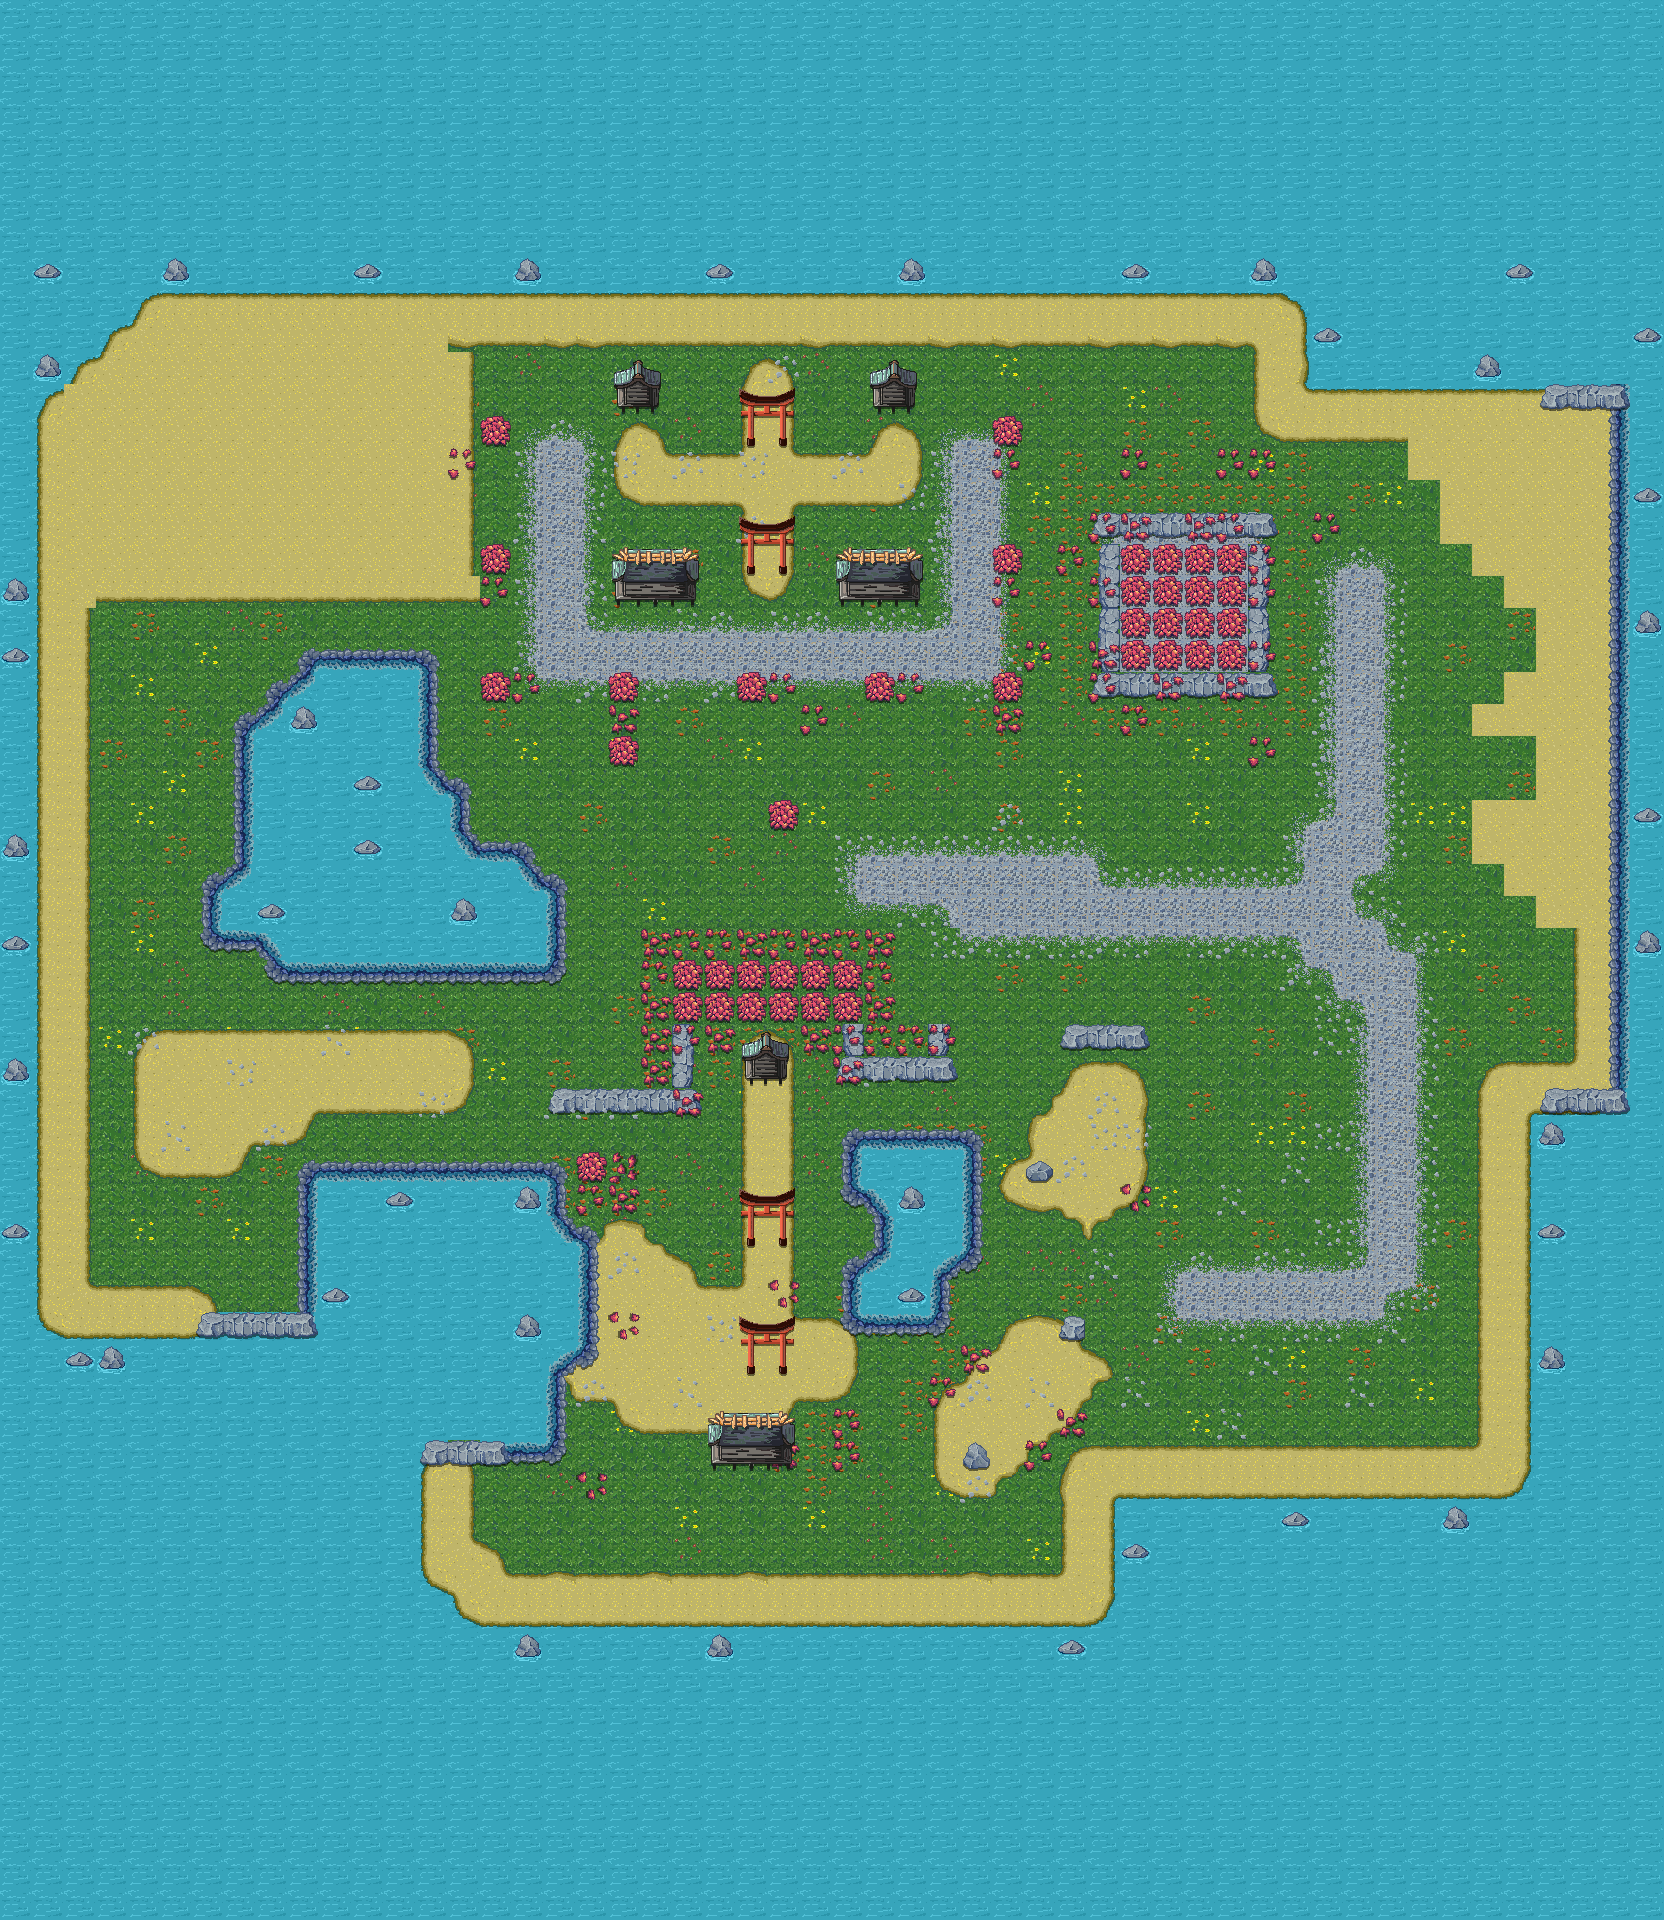

A level layout from a 2D game, rendered from its tile map. Below: a short description, then the map file with tile-grid data replaced by summaries:
An orthogonal 52x60 tile map with 32x32 px tiles, 7 tile layers (Ground Base, Water, Detail Terrain, Detail Objects, ...) and 41 objects (goblin(kurkku), giblin(kurkku), player).

<map version="1.10" tiledversion="1.10.2" orientation="orthogonal" renderorder="right-down" width="52" height="60" tilewidth="32" tileheight="32" infinite="0" nextlayerid="12" nextobjectid="7">
 <editorsettings>
  <export target="Syysjam23Map.json" format="json" />
 </editorsettings>
 <tileset firstgid="1" name="Ground" tilewidth="32" tileheight="32" tilecount="256" columns="16">
  <image source="Ground.png" width="512" height="512" />
  <tile id="9">
   <objectgroup draworder="index" id="2">
    <object id="1" x="3.99787" y="17.0122" width="27.9851" height="14.8857" />
   </objectgroup>
  </tile>
  <tile id="10">
   <objectgroup draworder="index" id="2">
    <object id="1" x="0" y="18.118" width="32.068" height="13.95" />
   </objectgroup>
  </tile>
  <tile id="11">
   <objectgroup draworder="index" id="2">
    <object id="1" x="0.0850611" y="17.4375" width="26.6241" height="14.3753" />
   </objectgroup>
  </tile>
  <tile id="12">
   <objectgroup draworder="index" id="2">
    <object id="1" x="6.1244" y="21.2653" width="25.8586" height="10.6326" />
   </objectgroup>
  </tile>
  <tile id="13">
   <objectgroup draworder="index" id="2">
    <object id="1" x="-0.0850611" y="21.6055" width="21.0101" height="10.2924" />
   </objectgroup>
  </tile>
  <tile id="14">
   <objectgroup draworder="index" id="2">
    <object id="1" x="4.76342" y="21.1802" width="13.2695" height="10.8028" />
   </objectgroup>
  </tile>
  <tile id="15">
   <objectgroup draworder="index" id="2">
    <object id="1" x="11.9936" y="21.2653" width="13.95" height="10.6326" />
   </objectgroup>
  </tile>
  <tile id="21">
   <objectgroup draworder="index" id="2">
    <object id="1" x="4.33812" y="10.8028" width="24.3275" height="9.27166" />
   </objectgroup>
  </tile>
  <tile id="22">
   <objectgroup draworder="index" id="2">
    <object id="1" x="10.8878" y="0.255183" width="21.2653" height="31.6427" />
   </objectgroup>
  </tile>
  <tile id="24">
   <objectgroup draworder="index" id="2">
    <object id="1" x="0.0850611" y="0.170122" width="22.0308" height="31.8129" />
   </objectgroup>
  </tile>
  <tile id="25">
   <objectgroup draworder="index" id="2">
    <object id="1" x="4.08293" y="0.170122" width="27.815" height="15.9064" />
   </objectgroup>
  </tile>
  <tile id="26">
   <objectgroup draworder="index" id="2">
    <object id="1" x="0.0850611" y="0.255183" width="31.8129" height="15.8214" />
   </objectgroup>
  </tile>
  <tile id="27">
   <objectgroup draworder="index" id="3">
    <object id="4" x="0.170122" y="0.170122" width="26.5391" height="15.4811" />
   </objectgroup>
  </tile>
  <tile id="28">
   <objectgroup draworder="index" id="2">
    <object id="1" x="9.10154" y="0.170122" width="22.8814" height="13.1845" />
   </objectgroup>
  </tile>
  <tile id="29">
   <objectgroup draworder="index" id="2">
    <object id="1" x="0" y="0.170122" width="21.0101" height="15.0558" />
   </objectgroup>
  </tile>
  <tile id="30">
   <objectgroup draworder="index" id="2">
    <object id="1" x="11.9086" y="0.170122" width="6.1244" height="13.0144" />
   </objectgroup>
  </tile>
  <tile id="31">
   <objectgroup draworder="index" id="2">
    <object id="1" x="12.0787" y="0.0850611" width="5.86922" height="11.6534" />
   </objectgroup>
  </tile>
  <tile id="37">
   <objectgroup draworder="index" id="2">
    <object id="1" x="3.91281" y="13.1845" width="23.2217" height="6.46465" />
   </objectgroup>
  </tile>
  <tile id="38">
   <objectgroup draworder="index" id="2">
    <object id="1" x="10.2924" y="0.255183" width="21.6055" height="19.9043" />
   </objectgroup>
  </tile>
  <tile id="40">
   <objectgroup draworder="index" id="2">
    <object id="1" x="0.0850611" y="0.170122" width="21.8607" height="18.4583" />
   </objectgroup>
  </tile>
  <tile id="53">
   <objectgroup draworder="index" id="2">
    <object id="1" x="2.21159" y="16.8421" width="26.2839" height="4.25306" />
   </objectgroup>
  </tile>
  <tile id="70">
   <objectgroup draworder="index" id="2">
    <object id="1" x="4.5933" y="0.340245" width="27.2196" height="15.1409" />
   </objectgroup>
  </tile>
  <tile id="71">
   <objectgroup draworder="index" id="2">
    <object id="1" x="0.255183" y="0.255183" width="31.5577" height="14.2052" />
   </objectgroup>
  </tile>
  <tile id="72">
   <objectgroup draworder="index" id="2">
    <object id="1" x="0" y="0.0850611" width="27.9001" height="15.1409" />
   </objectgroup>
  </tile>
  <tile id="85">
   <objectgroup draworder="index" id="2">
    <object id="1" x="0" y="10.2073" width="30.7921" height="10.2073" />
   </objectgroup>
  </tile>
  <tile id="132">
   <objectgroup draworder="index" id="2">
    <object id="2" x="31.8129" y="12.2488">
     <polygon points="0,0 -6.37959,-4.168 -15.9915,-0.850611 -21.5205,7.2302 -22.5412,10.1223 -19.9043,19.5641 0.255183,19.6491" />
    </object>
   </objectgroup>
  </tile>
  <tile id="133">
   <objectgroup draworder="index" id="2">
    <object id="1" x="0.0850611" y="9.44179" width="31.8129" height="22.286" />
   </objectgroup>
  </tile>
  <tile id="134">
   <objectgroup draworder="index" id="2">
    <object id="1" x="0" y="12.1637">
     <polygon points="0,0 0.0850611,19.3939 19.9894,19.9043 23.9872,13.6948 21.2653,3.91281 12.6741,-1.95641 9.35673,-3.57257" />
    </object>
   </objectgroup>
  </tile>
  <tile id="135">
   <objectgroup draworder="index" id="2">
    <object id="1" x="23.3918" y="32.068">
     <polygon points="0,0 8.67624,-6.29452 8.33599,-24.4125 -2.38171,-22.8814 -18.7985,-9.61191 -18.9686,-0.425306" />
    </object>
   </objectgroup>
  </tile>
  <tile id="136">
   <objectgroup draworder="index" id="2">
    <!-- 1 objects omitted --></objectgroup>
  </tile>
  <tile id="148">
   <objectgroup draworder="index" id="2">
    <!-- 1 objects omitted --></objectgroup>
  </tile>
  <tile id="149">
   <objectgroup draworder="index" id="2">
    <!-- 1 objects omitted --></objectgroup>
  </tile>
  <tile id="150">
   <objectgroup draworder="index" id="2">
    <!-- 1 objects omitted --></objectgroup>
  </tile>
  <tile id="151">
   <objectgroup draworder="index" id="2">
    <!-- 1 objects omitted --></objectgroup>
  </tile>
  <tile id="152">
   <objectgroup draworder="index" id="2">
    <!-- 1 objects omitted --></objectgroup>
  </tile>
  <tile id="164">
   <objectgroup draworder="index" id="2">
    <!-- 1 objects omitted --></objectgroup>
  </tile>
  <tile id="165">
   <objectgroup draworder="index" id="2">
    <!-- 1 objects omitted --></objectgroup>
  </tile>
  <tile id="166">
   <objectgroup draworder="index" id="2">
    <!-- 1 objects omitted --></objectgroup>
  </tile>
 </tileset>
 <group id="10" name="Under">
  <layer id="1" name="Ground Base" width="52" height="60">
   <data>[3120 cells, 1951 non-empty, 5 distinct tile ids]</data>
  </layer>
  <layer id="8" name="Water" width="52" height="60">
   <data>[3120 cells, 1477 non-empty, 1 distinct tile ids]</data>
  </layer>
  <layer id="2" name="Detail Terrain" width="52" height="60">
   <data>[3120 cells, 979 non-empty, 42 distinct tile ids]</data>
  </layer>
  <layer id="9" name="Detail Objects" width="52" height="60">
   <data>[3120 cells, 178 non-empty, 23 distinct tile ids]</data>
  </layer>
  <layer id="4" name="Small Detail" width="52" height="60">
   <data>[3120 cells, 301 non-empty, 14 distinct tile ids]</data>
  </layer>
  <layer id="6" name="Terrain Objects Under Player" width="52" height="60">
   <data>[3120 cells, 25 non-empty, 9 distinct tile ids]</data>
  </layer>
 </group>
 <objectgroup id="3" name="goblin kurkut">
  <!-- 3 objects omitted --></objectgroup>
 <group id="11" name="Over">
  <layer id="7" name="Terrain Objects Over Player" width="52" height="60">
   <data>[3120 cells, 21 non-empty, 7 distinct tile ids]</data>
  </layer>
 </group>
</map>
<!-- 12 of 41 objects omitted -->
